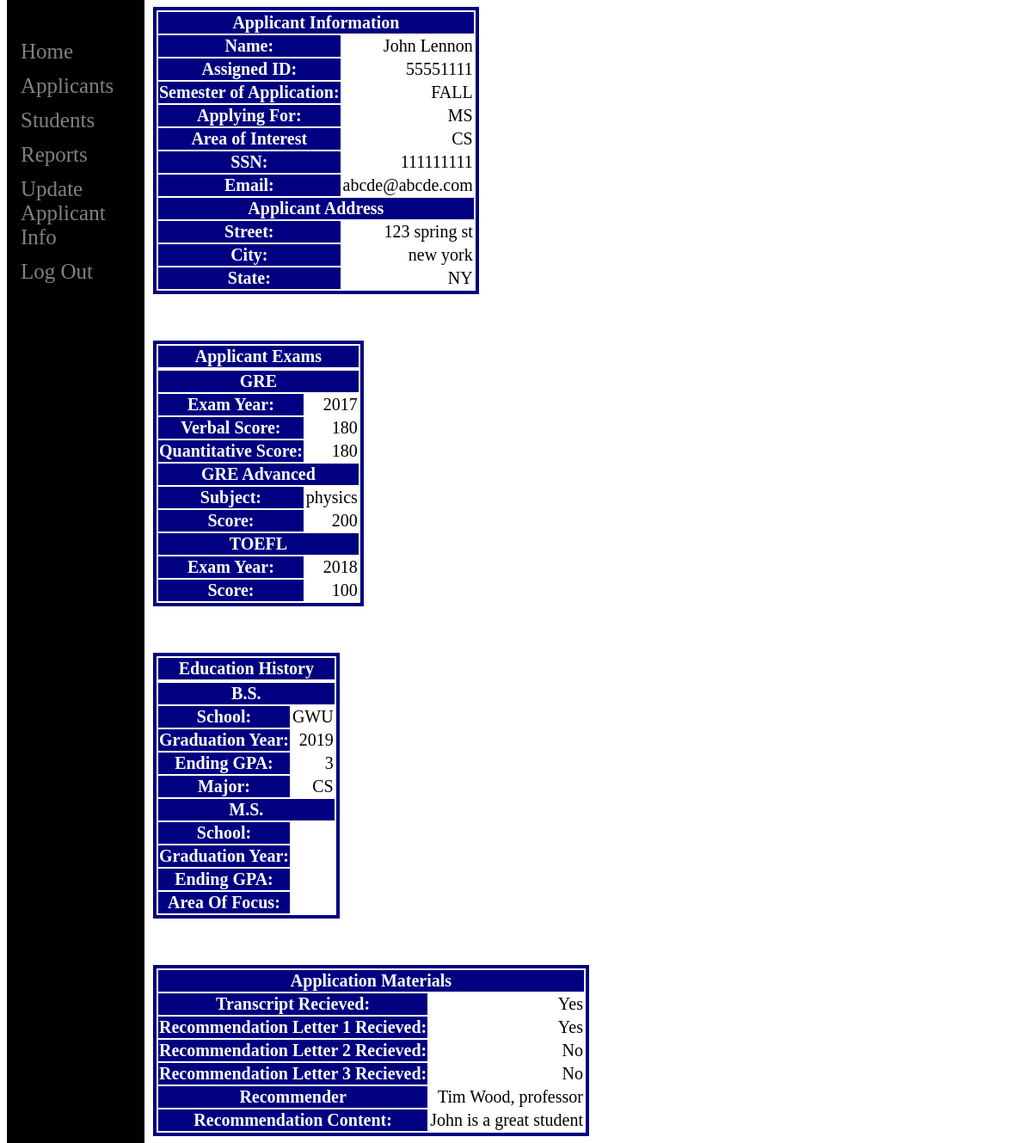
The page /grad-secretary/app-view.php?id=55551111 on the database its author committed.
### tables this page shows
CREATE TABLE applicant (
  first_name varchar(15) not null,
  last_name varchar(15) not null,
  user_id int,
  app_status varchar(25) not null,
  transcript_received varchar(15) not null default "No",
  rec_received1 varchar(15) not null default "No",
  rec_received2 varchar(15) not null default "No",
  rec_received3 varchar(15) not null default "No",
  decision int default 0,
  app_rec int,
  app_rec_advisor varchar(40),
  app_rec_comment varchar(40),
  app_deficiency_courses varchar(40),
  reason_for_reject varchar(1),
  accept INT(1) default 0,
  primary key(user_id)
);

CREATE TABLE application (
  uid int,
  ssn varchar(15),
  street varchar(20),
  city varchar(15),
  state varchar(15),
  zip int,
  email varchar(25),
  app_term varchar(10),
  GRE_verbal int,
  GRE_quantitative int,
  exam_year int,
  GRE_score int,
  GRE_subject varchar(10),
  TOEFL_score int,
  TOEFL_year int,
  bachelor_school varchar(25),
  bachelor_degree varchar(25),
  bachelor_major varchar(25),
  bachelor_year int,
  bachelor_gpa double,
  masters_school varchar(25),
  masters_degree varchar(25),
  masters_major varchar(25),
  masters_year int,
  masters_gpa double,
  area_of_interest varchar(25),
  degree_seeking varchar(25),
  date_received date,
  PRIMARY KEY(uid)
);

CREATE TABLE recommendation (
  rid int auto_increment,
  rec_fname varchar(25),
  rec_lname varchar(25),
  rec_title varchar(25),
  rec_letter varchar(4096),
  rec_rating int,
  rec_generic varchar(1),
  rec_credible varchar(1),
  uid int,
  PRIMARY KEY(rid)
);

### grad-secretary/app-view.php (the view, shortened to what this page needs)
<?php
  require "header.php";
?>
<main>
<?php
  if(isset($_GET['id'])){
    $sid = $_GET['id'];
    $applicant = "SELECT * FROM applicant WHERE user_id=" . $sid;
    $run_applicant = mysqli_query($conn, $applicant);
    $applicant_data = mysqli_fetch_assoc($run_applicant);
    $application = "SELECT * FROM application WHERE uid=" . $sid;
    $run_application = mysqli_query($conn, $application);
    $application_data = mysqli_fetch_assoc($run_application);
    $table = "<div class='change-tbl grid-container'><table class= 'grid-item'>";
    $table .= "<tr><th colspan = 3>Applicant Information</th></tr>";
    $table .= "<tr><th>Name: </th><td>{$applicant_data['first_name']} {$applicant_data['last_name']}</td></tr>";
    $table .= "<tr><th>Assigned ID: </th><td>{$applicant_data['user_id']}</td></tr>";
    $table .= "<tr><th>Semester of Application: </th><td>{$application_data['app_term']}</td></tr>";
    $table .= "<tr><th>Applying For: </th><td>{$application_data['degree_seeking']}</td></tr>";
    $table .= "<tr><th>Area of Interest</th><td>{$application_data['area_of_interest']}</td></tr>";
    $table .= "<tr><th>SSN: </th><td>{$application_data['ssn']}</td></tr>";
    $table .= "<tr><th>Email: </th><td>{$application_data['email']}</td></tr>";
    $table .= "<tr><th colspan=2>Applicant Address</th></tr>";
    $table .= "<tr><th>Street: </th><td>{$application_data['street']}</td></tr>";
    $table .= "<tr><th>City: </th><td>{$application_data['city']}</td></tr>";
    $table .= "<tr><th>State: </th><td>{$application_data['state']}</td></tr>";
    $table .= "</table>";
    echo $table;
    echo "<br /><br /><br />";
    $table = "<table class= 'grid-item'>";
    $table .= "<tr><th colspan = 3>Applicant Exams</th></tr><tr></tr>";
    $table .= "<tr><th colspan = 3>GRE</th></tr>";
    $table .= "<tr><th>Exam Year: </th><td>{$application_data['exam_year']}</td></tr>";
    $table .= "<tr><th>Verbal Score: </th><td>{$application_data['GRE_verbal']}</td></tr>";
    $table .= "<tr><th>Quantitative Score: </th><td>{$application_data['GRE_quantitative']}</td></tr>";
    $table .= "<tr><th colspan = 3>GRE Advanced</th></tr>";
    $table .= "<tr><th>Subject: </th><td>{$application_data['GRE_subject']}</td></tr>";
    $table .= "<tr><th>Score: </th><td>{$application_data['GRE_score']}</td></tr>";
    $table .= "<tr><th colspan = 3>TOEFL</th></tr>";
    $table .= "<tr><th>Exam Year: </th><td>{$application_data['TOEFL_year']}</td></tr>";
    $table .= "<tr><th>Score: </th><td>{$application_data['TOEFL_score']}</td></tr>";
    $table .="</table>";
    echo $table;
    echo "<br /><br /><br />";
    $table = "<table class= 'grid-item'>";
    $table .= "<tr><th colspan = 3>Education History</th></tr><tr></tr>";
    $table .= "<tr><th colspan = 3>B.S.</th></tr>";
    $table .= "<tr><th>School: </th><td>{$application_data['bachelor_school']}</td></tr>";
    $table .= "<tr><th>Graduation Year: </th><td>{$application_data['bachelor_year']}</td></tr>";
    $table .= "<tr><th>Ending GPA: </th><td>{$application_data['bachelor_gpa']}</td></tr>";
    $table .= "<tr><th>Major: </th><td>{$application_data['bachelor_major']}</td></tr>";
    $table .= "<tr><th colspan = 3>M.S.</th></tr>";
    $table .= "<tr><th>School: </th><td>{$application_data['masters_school']}</td></tr>";
    $table .= "<tr><th>Graduation Year: </th><td>{$application_data['masters_year']}</td></tr>";
    $table .= "<tr><th>Ending GPA: </th><td>{$application_data['masters_major']}</td></tr>";
    $table .= "<tr><th>Area Of Focus: </th><td>{$application_data['masters_degree']}</td></tr>";
    $table .= "</table>";
    echo $table;
    echo "<br /><br /><br />";
    $table = "<table class= 'grid-item'>";
    $table .= "<tr><th colspan = 3>Application Materials</th></tr>";
    $table .= "<tr><th>Transcript Recieved: </th><td>{$applicant_data['transcript_received']}</td></tr>";
    $table .= "<tr><th>Recommendation Letter 1 Recieved: </th><td>{$applicant_data['rec_received1']}</td></tr>";
    $table .= "<tr><th>Recommendation Letter 2 Recieved: </th><td>{$applicant_data['rec_received2']}</td></tr>";
    $table .= "<tr><th>Recommendation Letter 3 Recieved: </th><td>{$applicant_data['rec_received3']}</td></tr>";
      $recommendation = "SELECT * FROM recommendation WHERE uid=" . $sid;
      $run_recommendation = mysqli_query($conn, $recommendation);
      while($recommendation_data = mysqli_fetch_assoc($run_recommendation)){
        $table .= "<tr><th>Recommender</th><td>{$recommendation_data['rec_fname']} {$recommendation_data['rec_lname']}, {$recommendation_data['rec_title']}</td></tr>";
        $table .= "<tr><th>Recommendation Content: </th><td>{$recommendation_data['rec_letter']}</td></tr>";
      }
    $table .= "</table>";
    echo $table;
  }
  else{
    header("Location: users.php");
  }
?>
</div>
</main>

### grad-secretary/style.css (style rules this page uses)
body { font-family: "verdana"; }
main { margin-left: 160px; padding: 0px 10px; }
.change-tbl table { height: 25px; width: auto; font-size: 20px; text-align: center; border: 4px solid navy; vertical-align: center; }
.change-tbl td { text-align:right; }
.change-tbl th { text-align:center; color: white; background-color: navy; }

### rows shown on the page
applicant: first_name "John", last_name "Lennon", user_id "55551111", transcript_received "Yes", rec_received1 "Yes", rec_received2 "No", rec_received3 "No"
application: app_term "FALL", degree_seeking "MS", area_of_interest "CS", ssn "111111111", email "abcde@abcde.com", street "123 spring st", city "new york", state "NY", exam_year "2017", GRE_verbal "180", GRE_quantitative "180", GRE_subject "physics", GRE_score "200", TOEFL_year "2018", TOEFL_score "100", bachelor_school "GWU", bachelor_year "2019", bachelor_gpa "3", bachelor_major "CS"
recommendation: rec_fname "Tim", rec_lname "Wood", rec_title "professor", rec_letter "John is a great student"
